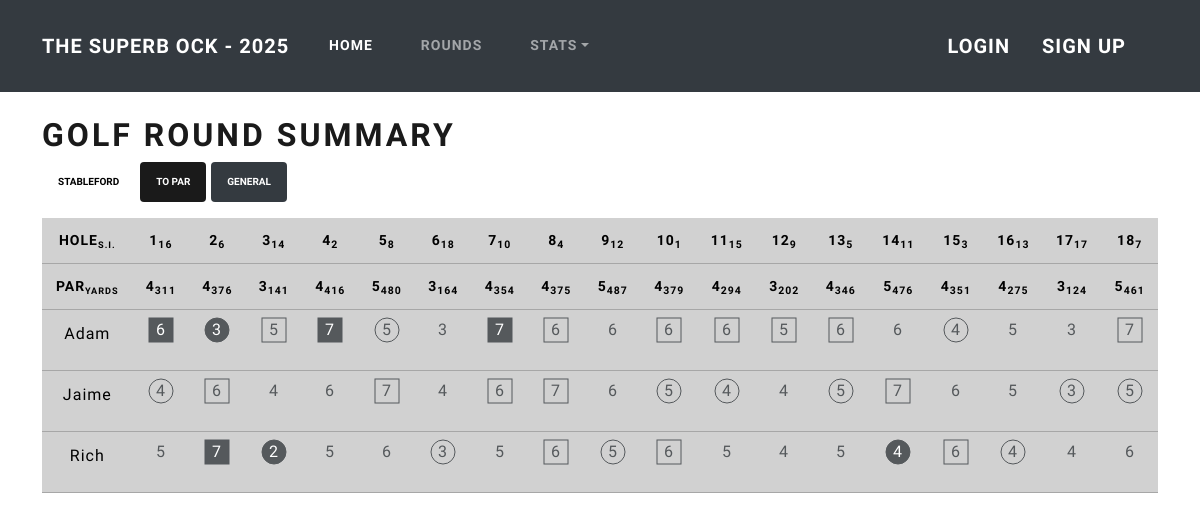
/rounds/16, run on the app's committed database.
### superb_ock/models.py (models this page shows, shortened)
class Player(models.Model):
    first_name = models.CharField(max_length=20,null=True)
    second_name = models.CharField(max_length=20,null=True)
    ocks = models.IntegerField(default=0)
    handedness = models.CharField(max_length=20,default='Right')
    picture = models.ImageField(blank=True,null=True)
    info = models.TextField(blank=True,null=True)
    slug = models.SlugField(default="", null=False)

### superb_ock/views.py (the view)
# urls.py: path("rounds/<int:round_id>",views.GolfRoundView.as_view() , name="golf_round"),
class GolfRoundView(View):
    template_name = "superb_ock/rounds/round.html"
    def get(self, request, round_id):
        scores = (
            Score.objects.filter(golf_round__id=round_id)
            .select_related()
            .order_by("player__first_name")
            .values(
                "player_id",
                "shots_taken",
                "stableford",
                "player__first_name",
                "hole__hole_number",
                "hole__par",
                "hole__yards",
                "hole__stroke_index",
            )
        )
        grouped_summary = defaultdict(
            lambda: {"total_shots": 0, "total_stableford": 0, "scores": []}
        )
        for item in scores:
            player_id = item["player__first_name"]
            grouped_summary[player_id]["total_shots"] += (
                item["shots_taken"] if item["shots_taken"] else 0
            )
            grouped_summary[player_id]["total_stableford"] += (
                item["stableford"] if item["stableford"] else 0
            )
            grouped_summary[player_id]["scores"].append(item)
        grouped_data = dict(grouped_summary)
        return render(
            request,
            self.template_name,
            context={"scores": grouped_data, "round_id": round_id},
        )

### superb_ock/templates/superb_ock/rounds/round.html (shortened to what this page needs)
{% extends "superb_ock/base.html" %}
{% block content %}
{% load mathfilters %}
<h1 class="mt-4">Golf Round Summary</h1>
<div class="mb-3">
    <button class="btn btn-secondary btn-sm" onclick="showTable('to_stableford')">Stableford</button>
    <button class="btn btn-primary btn-sm" onclick="showTable('to_par')">To Par</button>
    <button class="btn btn-dark btn-sm" onclick="showTable('general')">General</button>
</div>
<div class="table-responsive">
    <table class="table table-primary table-sm">
        {% include "superb_ock/rounds/partials/golf_table_header.html" %}
        {% include "superb_ock/rounds/partials/tbody_to_stableford.html" %}
    </table>
</div>
{% endblock content %}

### superb_ock/templates/superb_ock/rounds/partials/tbody_to_stableford.html (shortened to what this page needs)
<tbody name="to_stableford">
    {% for player_name, player_data in scores.items %}
        <tr style="text-align: center;">
            <td scope="row">{{ player_name }}</td>
            {% for score_sum in player_data.scores %}
                {% if score_sum.shots_taken %}
                <td style="padding: 5px; text-align: center;">
                    <svg width="30px" height="50px">
                        {% if score_sum.stableford >= 4 %}
                        <circle cx="15" cy="15" r="12" stroke="var(--bs-body-color)" fill="var(--bs-body-color)"></circle>
                        {% elif score_sum.stableford == 3 %}
                        <circle cx="15" cy="15" r="12" stroke="var(--bs-body-color)" fill="None"></circle>
                        {% elif score_sum.stableford == 1 %}
                        <rect x="3" y="3" width="24" height="24" stroke="var(--bs-body-color)" fill="None"></rect>
                        {% elif score_sum.stableford == 0 %}
                        <rect x="3" y="3" width="24" height="24" stroke="var(--bs-body-color)" fill="var(--bs-body-color)"></rect>
                        {% endif %}
                        <text x="15" y="16"
                            fill="{% if score_sum.stableford == 0 or score_sum.stableford >= 4 %}var(--bs-body-bg){% else %}var(--bs-body-color){% endif %}"
                            text-anchor="middle"
                            alignment-baseline="middle">
                            {{ score_sum.shots_taken }}
                        </text>
                    </svg>
                </td>
                {% else %}
                <td style="padding: 5px; text-align: center;"></td>
                {% endif %}
            {% endfor %}
        </tr>
    {% endfor %}
</tbody>

### data on the page
Player: first_name "Adam", shots_taken "6" "3" "5" "7" "5" "3" "7" "6" "6" "6" "6" "5" "6" "6" "4" "5" "3" "7"
Player: first_name "Jaime", shots_taken "4" "6" "4" "6" "7" "4" "6" "7" "6" "5" "4" "4" "5" "7" "6" "5" "3" "5"
Player: first_name "Rich", shots_taken "5" "7" "2" "5" "6" "3" "5" "6" "5" "6" "5" "4" "5" "4" "6" "4" "4" "6"

### other printed values
{{ score.hole__hole_number }} "1" "2" "3" "4" "5" "6" "7" "8" "9" "10" "11" "12" "13" "14" "15" "16" "17" "18"
{{ score.hole__stroke_index }} "16" "6" "14" "2" "8" "18" "10" "4" "12" "1" "15" "9" "5" "11" "3" "13" "17" "7"
{{ score.hole__par }} "4" "4" "3" "4" "5" "3" "4" "4" "5" "4" "4" "3" "4" "5" "4" "4" "3" "5"
{{ score.hole__yards }} "311" "376" "141" "416" "480" "164" "354" "375" "487" "379" "294" "202" "346" "476" "351" "275" "124" "461"
